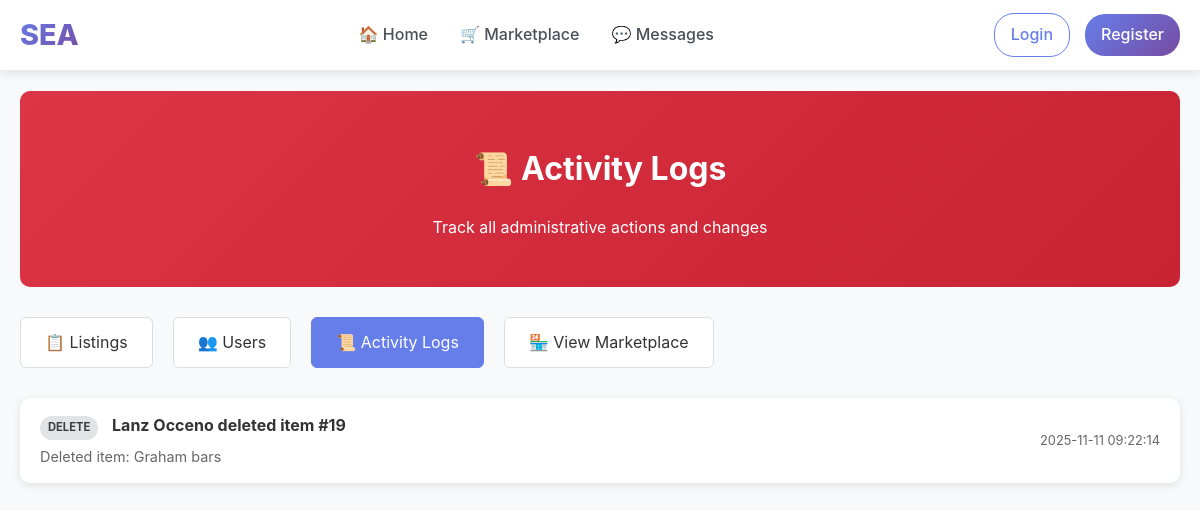
The app's page /admin/logs with its own data.
### tables this page shows
CREATE TABLE admin_actions (
            action_id INTEGER PRIMARY KEY AUTOINCREMENT,
            admin_id INTEGER NOT NULL,
            action_type TEXT NOT NULL,
            target_type TEXT NOT NULL,
            target_id INTEGER NOT NULL,
            details TEXT,
            timestamp DATETIME DEFAULT CURRENT_TIMESTAMP,
            FOREIGN KEY (admin_id) REFERENCES students(student_id)
        );

CREATE TABLE students (
        student_id INTEGER PRIMARY KEY AUTOINCREMENT,
        name TEXT NOT NULL,
        email TEXT UNIQUE NOT NULL,
        password TEXT NOT NULL,
        org TEXT
    , is_admin INTEGER DEFAULT 0, email_verified INTEGER DEFAULT 0, verification_code TEXT DEFAULT NULL, verification_code_expires DATETIME DEFAULT NULL);

### app.py (the view)
@app.route('/admin/logs')
def admin_logs():
    if not require_admin():
        return redirect(url_for('home'))
    conn = get_db_connection()
    cur = conn.cursor()
    cur.execute("""
        SELECT aa.*, s.name as admin_name
        FROM admin_actions aa
        JOIN students s ON aa.admin_id = s.student_id
        ORDER BY aa.timestamp DESC
        LIMIT 100
    """)
    logs = [dict(row) for row in cur.fetchall()]
    conn.close()
    return render_template('admin/logs.html', logs=logs)

### app.py (called while the page is built, shortened)
def get_db_connection():
    db_path = os.path.join(BASE_DIR, 'database', 'marketplace.db')
    conn = sqlite3.connect(db_path, timeout=30.0)
    conn.row_factory = sqlite3.Row
    conn.execute('PRAGMA journal_mode=WAL;')
    return conn

def require_login():
    if 'user_id' not in session:
        return False

@app.context_processor
def inject_csrf_token():
    return dict(csrf_token=generate_csrf_token)

@app.context_processor
def inject_admin_status():
    return dict(is_admin_user=is_admin())

def is_admin():
    if not require_login():
        return False

def require_admin():
    if not is_admin():
        flash("Access denied. Admin privileges required.", "error")
        return redirect(url_for('home'))
    return True

### templates/admin/logs.html (shortened to what this page needs)
{% extends "base.html" %}
{% block content %}
<div class="admin-page">
  <div class="admin-header">
    <h1>📜 Activity Logs</h1>
    <p>Track all administrative actions and changes</p>
  </div>
  <div class="admin-nav">
    <a href="{{ url_for('admin_dashboard') }}">📋 Listings</a>
    <a href="{{ url_for('admin_users') }}">👥 Users</a>
    <a href="{{ url_for('admin_logs') }}" class="active">📜 Activity Logs</a>
    <a href="{{ url_for('marketplace') }}">🏪 View Marketplace</a>
  </div>
  <div class="logs-container">
    {% for log in logs %}
    <div class="log-entry">
      <div class="log-info">
        <div class="log-action">
          <span class="action-badge action-{{ log.action_type }}">
            {{ log.action_type }}
          </span>
          <strong>{{ log.admin_name }}</strong>
          {{ log.action_type }}d {{ log.target_type }} #{{ log.target_id }}
        </div>
        {% if log.details %}
        <div class="log-details">
          {{ log.details }}
        </div>
        {% endif %}
      </div>
      <div class="log-meta">
        {{ log.timestamp.split('.')[0] if '.' in log.timestamp else log.timestamp }}
      </div>
    </div>
    {% endfor %}
  </div>
</div>
{% endblock %}

### templates/base.html (style rules this page uses)
* { box-sizing: border-box; }
body { margin: 0; font-family: -apple-system, BlinkMacSystemFont, 'Segoe UI', Roboto, sans-serif; background: #f8f9fa; line-height: 1.6; color: #333; }

### templates/admin/logs.html (style rules this page uses)
.admin-page { padding: 20px; max-width: 1200px; margin: 0 auto; }
.admin-header { background: linear-gradient(135deg, #dc3545 0%, #c82333 100%); color: white; padding: 30px; border-radius: 10px; margin-bottom: 30px; text-align: center; }
.admin-nav { display: flex; gap: 20px; margin-bottom: 30px; flex-wrap: wrap; }
.admin-nav a { background: #fff; color: #333; padding: 12px 24px; border-radius: 6px; text-decoration: none; border: 1px solid #ddd; transition: all 0.3s ease; }
.admin-nav a:hover, .admin-nav a.active { background: #667eea; color: white; border-color: #667eea; }
.logs-container { background: white; border-radius: 10px; box-shadow: 0 2px 10px rgba(0,0,0,0.1); overflow: hidden; }
.log-entry { padding: 15px 20px; border-bottom: 1px solid #eee; display: flex; justify-content: space-between; align-items: center; }
.log-entry:last-child { border-bottom: none; }
.log-info { flex: 1; }
.log-action { font-weight: bold; margin-bottom: 5px; }
.log-details { color: #666; font-size: 0.9rem; }
.log-meta { text-align: right; color: #666; font-size: 0.8rem; }
.action-badge { display: inline-block; padding: 3px 8px; border-radius: 12px; font-size: 0.7rem; font-weight: bold; text-transform: uppercase; margin-right: 10px; }
.action-delete { background: #e2e3e5; color: #383d41; }

### records on screen
admin_actions: action_type "DELETE", admin_name "Lanz Occeno", action_type "delete", target_type "item", target_id "19", details "Deleted item: Graham bars", timestamp "2025-11-11 09:22:14"
